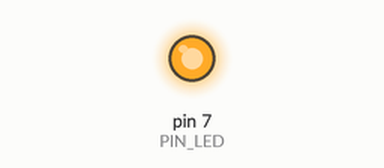
Simulated run of this sketch. Board: Arduino Uno, built with avr-gcc and run on an emulated ATmega328P. Shown: output pins drawn as LEDs (lit = HIGH). At 2.0 s the program stops and its outputs stay as they are.

Above: at 0.5 s.
At 1.85 s:
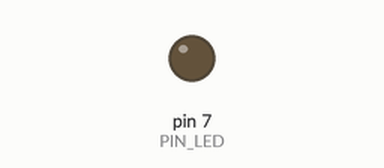
Timing chart, 0 to 3.0 s (numbered marks = the images above):
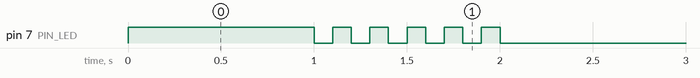

Measured:
- by itself, pin 7 (PIN_LED): repeats every 0.20 s: LOW 0.10 s, HIGH 0.10 s, until it stays LOW from 2.0 s

The sketch:

05_example_2.ino
```cpp
#define PIN_LED 7
unsigned int toggle;

void setup() {
  pinMode(PIN_LED, OUTPUT);
  toggle = 1;
}

void loop() {
  digitalWrite(PIN_LED, toggle);
  delay(1000);
  for (int i = 0; i < 10; i++){
    toggle = toggle_state(toggle);
    digitalWrite(PIN_LED, toggle);
    delay(100);
  }
  toggle = toggle_state(toggle);
  while(1){
      digitalWrite(PIN_LED, toggle);
  }
}

int toggle_state(int toggle) {
  if(toggle == 0){
    toggle = 1;
  } else {
    toggle = 0;
  }
  return toggle;
}
```
